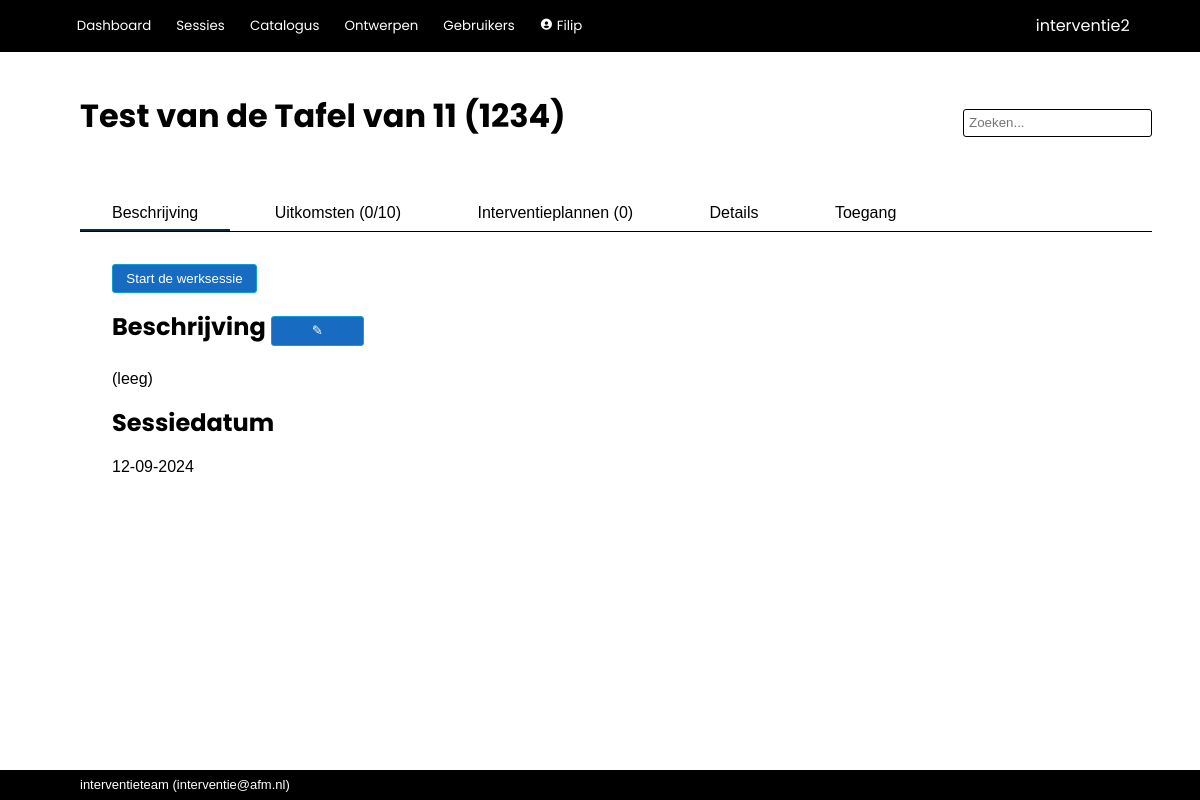
The app's page /worksession/5 (signed in), older data.
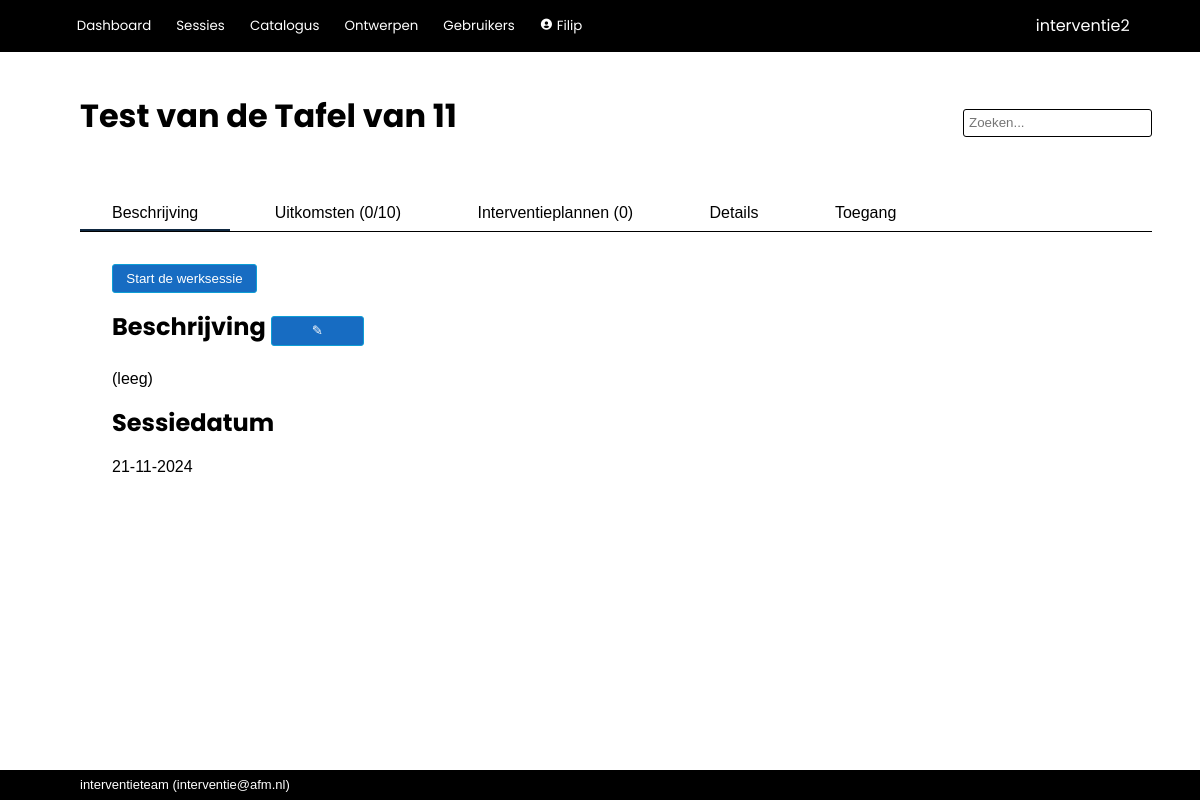
The same page, newer data.
### interventie2/models.py (models this page shows, shortened)
class Worksession(db.Model):
    __tablename__ = 'worksessions'
    id            = db.Column(db.Integer, primary_key=True)
    name          = db.Column(db.String(100), nullable=False)
    date_modified = db.Column(db.DateTime(timezone=True), server_default=func.now())
    parent_id     = db.Column(db.Integer, db.ForeignKey('worksessions.id'))
    child_description = db.Column(db.String(2000), nullable=False, default="")
    participants  = db.Column(db.String(500), nullable=False, default="")
    date          = db.Column(db.DateTime(timezone=True))
    project_number= db.Column(db.String(100))
    description   = db.Column(db.String(2000), nullable=False, default="")
    effect        = db.Column(db.String(2000), nullable=False, default="")
    link_to_page  = db.Column(db.String(1000), nullable=False, default="")
    show_instruments = db.Column(db.Boolean, default=True)
    mark_top_instruments = db.Column(db.Integer, nullable=False, default=1)
    show_rest_instruments = db.Column(db.Boolean, default=False)
    show_tags     = db.Column(db.Boolean, default=True)
    presenter_mode_zoom = db.Column(db.Numeric(3,2), nullable=False, default=1.25)
    presenter_mode_color_title = db.Column(db.String(7))
    presenter_mode_text_color_title = db.Column(db.String(7))
    presenter_mode_color_nav = db.Column(db.String(7))
    presenter_mode_text_color = db.Column(db.String(7))
    presenter_mode_text_color_nav = db.Column(db.String(7))
    presenter_mode_color_coll = db.Column(db.String(7))
    presenter_mode_text_color_coll = db.Column(db.String(7))
    presenter_mode_color_highlight = db.Column(db.String(7))
    presenter_mode_text_color_highlight = db.Column(db.String(7))
    presenter_mode_text_color_heading = db.Column(db.String(7))
    presenter_mode_background_color1 = db.Column(db.String(7))
    presenter_mode_background_color2 = db.Column(db.String(7))
    archived      = db.Column(db.Boolean, default=False)
    question_set_id = db.Column(db.Integer, db.ForeignKey('question_sets.id'))
    process_id    = db.Column(db.Integer, db.ForeignKey('processes.id'), nullable=False, default=1)
    enable_voting = db.Column(db.Boolean, default=False)
    voting_key    = db.Column(db.String(6), nullable=False, default=generate_secret_key(6))
    creator_id    = db.Column(db.Integer, db.ForeignKey('users.id'))
    secret_key    = db.Column(db.String(20), nullable=False, default=generate_secret_key())
    parent = relationship('Worksession', remote_side=[id], backref='children')
    creator = relationship('User', back_populates='worksession')
    allowed_users = relationship('User', secondary='worksession_access', back_populates='allowed_worksessions')
    answers = relationship('Answer', back_populates='worksession', cascade='all, delete-orphan')
    votes = relationship('Votes', back_populates='worksession', cascade='all, delete-orphan')
    question_set = relationship('QuestionSet')
    process = relationship('Process')
    plan = relationship('Plan', back_populates='worksession', cascade='all, delete-orphan')
    def completion(self, perc=False, raw=False, dec=0):
        given_answers = 0
        for a in self.answers:
            if a.completed():
                given_answers += 1
        if perc:
            return f'{round((given_answers/(1.0*self.question_set.size()))*100,dec)}%'
        if raw:
            return given_answers/(1.0*self.question_set.size())
        return f'{given_answers}/{self.question_set.size()}'
    def is_option_selected(self, option):
        for answer in self.answers:
            for selection in answer.selection:
                if option == selection.option:
                    return True
        return False

### interventie2/main/routes.py (the view)
@main.route('/worksession/<int:worksession_id>', methods=['GET', 'POST'])
@login_required
def show_worksession(worksession_id):
	if not current_user.role.see_all_worksessions and current_user not in Worksession.query.get(worksession_id).allowed_users:
		return render_template('error/index.html', title='Onvoldoende rechten', message='Onvoldoende rechten om deze sessie te zien.')
	worksession = Worksession.query.get(worksession_id)
	advisor = Advisor(worksession=worksession, instruments=Instrument.query.all())
	to_be_hashed = f'{date.today()}{worksession.secret_key}'
	invitation_string = hashlib.sha1(to_be_hashed.encode('utf-8')).hexdigest()
	form = EditWorksessionAccessForm()
	form.user.choices = [(user.id, user.name) for user in User.query.order_by(User.name)]
	if form.validate_on_submit():
		for user_id in form.user.data:
			worksession.allowed_users.append(User.query.get(user_id))
		db.session.commit()
	elif request.method == "GET":
		pass
	return render_template('main/worksession.html',
						worksession=worksession,
						advisor=advisor,
						form=form,
						invitation_string=invitation_string)

### interventie2/forms.py
class EditWorksessionAccessForm(FlaskForm):
    user               = SelectMultipleField('Gebruiker', coerce=int)
    submit             = SubmitField('Toevoegen')

### interventie2/classes.py (called while the page is built)
    def add_worksession(self, worksession):
        self.add_forbidden_tag(worksession.question_set.forbidden_tags)
        self.add_mandatory_tag(worksession.question_set.mandatory_tags)
        self.add_questionnaire(worksession)

    def add_instrument(self, instrument):
        if len(instrument) == 1: instrument = [instrument]
        self.all_instruments.extend(instrument)

    def add_questionnaire(self, worksession):
        for question in worksession.question_set.questions:
            answer = Answer.query.filter_by(worksession=worksession, question=question).first()
            question_with_answers = QuestionWithAnswers(question, answer)
            self.questionnaire.append(question_with_answers)

    def add_forbidden_tag(self, forbidden_tag):
        self.forbidden_tags.extend(forbidden_tag)

    def add_mandatory_tag(self, mandatory_tag):
        self.mandatory_tags.extend(mandatory_tag)

    def get_active_tags(self):
        self.update()
        return self.active_tags

### interventie2/main/templates/main/worksession.html (shortened to what this page needs)
{% extends 'base.html' %}
{% block page_title %}
{{ worksession.name }} {% if worksession.project_number != "" %}({{ worksession.project_number }}){% endif %}
{% endblock %}
{% block tabs %}
<div class="tab_bar">
    <button class="tablinks" onclick="switch_tab(event, 'ws_main')" id="defaultOpen">Beschrijving</button>
    <button class="tablinks" onclick="switch_tab(event, 'ws_summary')">Uitkomsten ({{ worksession.completion() }})</button>
    <button class="tablinks" onclick="switch_tab(event, 'ws_plans')">Interventieplannen ({{ worksession.plan | count }})</button>
    <button class="tablinks" onclick="switch_tab(event, 'ws_details')">Details</button>
    <button class="tablinks" onclick="switch_tab(event, 'ws_settings')">Toegang</button>
</div>
{% endblock %}
{% block body %}
<div id="ws_main" class="tabcontent text_area">
        <a href="{{ url_for('main.case', worksession_id=worksession.id) }}"><button type="button">Start de werksessie</button></a>
    <h1>Beschrijving
        <a href="{{ url_for('main.edit_worksession', worksession_id=worksession.id) }}"><button type="button">✎</button></a>
    </h1>
    {% if worksession.description | length == 0 %}
        (leeg)
    {% endif %}
    <h1>Sessiedatum</h1>
    {{ worksession.date.strftime('%d-%m-%Y') }}
</div>
{% endblock %}

Row changes from the older to the newer data that the page shows:
changed Worksession "Test van de Tafel van 11": date "12-09-2024" → "21-11-2024"; project_number "1234" → (not shown)
